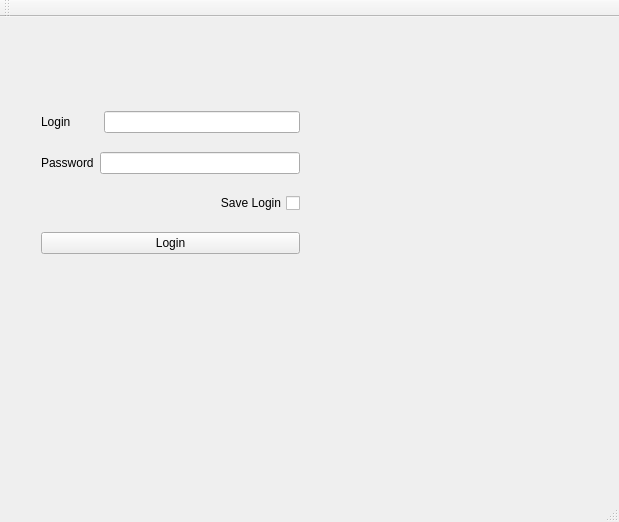
<?xml version="1.0" encoding="UTF-8"?>
<ui version="4.0">
 <class>MainWindow</class>
 <widget class="QMainWindow" name="MainWindow">
  <property name="geometry">
   <rect>
    <x>0</x>
    <y>0</y>
    <width>619</width>
    <height>522</height>
   </rect>
  </property>
  <property name="windowTitle">
   <string>MainWindow</string>
  </property>
  <widget class="QWidget" name="centralWidget">
   <widget class="QWidget" name="verticalLayoutWidget">
    <property name="geometry">
     <rect>
      <x>30</x>
      <y>70</y>
      <width>281</width>
      <height>191</height>
     </rect>
    </property>
    <layout class="QVBoxLayout" name="verticalLayout">
     <item>
      <layout class="QHBoxLayout" name="horizontalLayout_4">
       <property name="spacing">
        <number>33</number>
       </property>
       <item>
        <widget class="QLabel" name="label">
         <property name="text">
          <string>Login</string>
         </property>
        </widget>
       </item>
       <item>
        <widget class="QLineEdit" name="lineEdit"/>
       </item>
      </layout>
     </item>
     <item>
      <layout class="QHBoxLayout" name="horizontalLayout_3">
       <item>
        <widget class="QLabel" name="label_2">
         <property name="text">
          <string>Password</string>
         </property>
        </widget>
       </item>
       <item>
        <widget class="QLineEdit" name="lineEdit_2"/>
       </item>
      </layout>
     </item>
     <item>
      <layout class="QHBoxLayout" name="horizontalLayout">
       <item>
        <widget class="QCheckBox" name="checkBox">
         <property name="layoutDirection">
          <enum>Qt::RightToLeft</enum>
         </property>
         <property name="text">
          <string>Save Login</string>
         </property>
        </widget>
       </item>
      </layout>
     </item>
     <item>
      <layout class="QHBoxLayout" name="horizontalLayout_2">
       <item>
        <widget class="QPushButton" name="pushButton">
         <property name="text">
          <string>Login</string>
         </property>
        </widget>
       </item>
      </layout>
     </item>
    </layout>
   </widget>
  </widget>
  <widget class="QMenuBar" name="menuBar">
   <property name="geometry">
    <rect>
     <x>0</x>
     <y>0</y>
     <width>619</width>
     <height>22</height>
    </rect>
   </property>
  </widget>
  <widget class="QToolBar" name="mainToolBar">
   <attribute name="toolBarArea">
    <enum>TopToolBarArea</enum>
   </attribute>
   <attribute name="toolBarBreak">
    <bool>false</bool>
   </attribute>
  </widget>
  <widget class="QStatusBar" name="statusBar"/>
 </widget>
 <layoutdefault spacing="6" margin="11"/>
 <resources/>
 <connections/>
</ui>
